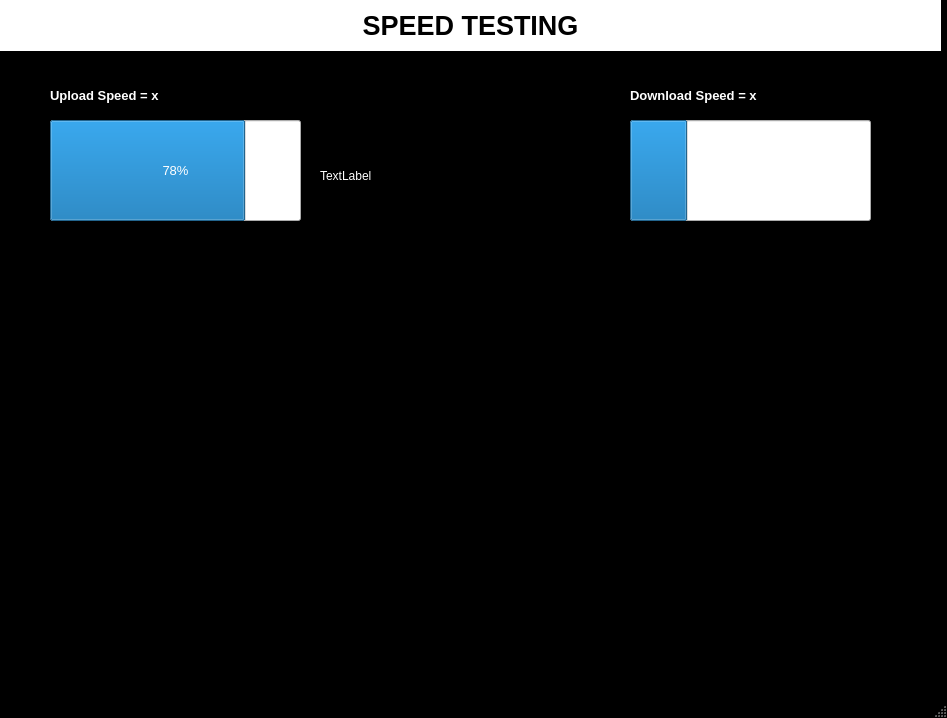
<?xml version="1.0" encoding="UTF-8"?>
<ui version="4.0">
 <class>MainWindow</class>
 <widget class="QMainWindow" name="MainWindow">
  <property name="geometry">
   <rect>
    <x>0</x>
    <y>0</y>
    <width>947</width>
    <height>718</height>
   </rect>
  </property>
  <property name="windowTitle">
   <string>MainWindow</string>
  </property>
  <property name="styleSheet">
   <string notr="true">QMainWindow{
background-color : black
}</string>
  </property>
  <widget class="QWidget" name="centralwidget">
   <widget class="PlotWidget" name="graphWidget" native="true">
    <property name="geometry">
     <rect>
      <x>50</x>
      <y>320</y>
      <width>841</width>
      <height>331</height>
     </rect>
    </property>
    <property name="styleSheet">
     <string notr="true">PlotWidget{
background-color:black
}</string>
    </property>
   </widget>
   <widget class="QLabel" name="label">
    <property name="geometry">
     <rect>
      <x>0</x>
      <y>0</y>
      <width>941</width>
      <height>51</height>
     </rect>
    </property>
    <property name="font">
     <font>
      <pointsize>20</pointsize>
      <weight>75</weight>
      <bold>true</bold>
     </font>
    </property>
    <property name="styleSheet">
     <string notr="true">QLabel{
background-color:white
}</string>
    </property>
    <property name="text">
     <string>SPEED TESTING</string>
    </property>
    <property name="alignment">
     <set>Qt::AlignCenter</set>
    </property>
   </widget>
   <widget class="QProgressBar" name="progressBar">
    <property name="geometry">
     <rect>
      <x>50</x>
      <y>120</y>
      <width>251</width>
      <height>101</height>
     </rect>
    </property>
    <property name="font">
     <font>
      <pointsize>10</pointsize>
     </font>
    </property>
    <property name="styleSheet">
     <string notr="true">QProgressBar{
color:white
}</string>
    </property>
    <property name="value">
     <number>78</number>
    </property>
   </widget>
   <widget class="QProgressBar" name="progressBar_2">
    <property name="geometry">
     <rect>
      <x>630</x>
      <y>120</y>
      <width>241</width>
      <height>101</height>
     </rect>
    </property>
    <property name="font">
     <font>
      <pointsize>10</pointsize>
     </font>
    </property>
    <property name="styleSheet">
     <string notr="true">QProgressBar{
color:white
}</string>
    </property>
    <property name="value">
     <number>24</number>
    </property>
   </widget>
   <widget class="QLabel" name="label_2">
    <property name="geometry">
     <rect>
      <x>50</x>
      <y>80</y>
      <width>171</width>
      <height>31</height>
     </rect>
    </property>
    <property name="font">
     <font>
      <pointsize>10</pointsize>
      <weight>75</weight>
      <bold>true</bold>
     </font>
    </property>
    <property name="styleSheet">
     <string notr="true">QLabel{
color:white
}</string>
    </property>
    <property name="text">
     <string>Upload Speed = x</string>
    </property>
   </widget>
   <widget class="QLabel" name="label_3">
    <property name="geometry">
     <rect>
      <x>630</x>
      <y>80</y>
      <width>191</width>
      <height>31</height>
     </rect>
    </property>
    <property name="font">
     <font>
      <pointsize>10</pointsize>
      <weight>75</weight>
      <bold>true</bold>
     </font>
    </property>
    <property name="styleSheet">
     <string notr="true">QLabel{
color:white
}</string>
    </property>
    <property name="text">
     <string>Download Speed = x</string>
    </property>
   </widget>
   <widget class="QLabel" name="label_5">
    <property name="geometry">
     <rect>
      <x>320</x>
      <y>110</y>
      <width>241</width>
      <height>131</height>
     </rect>
    </property>
    <property name="styleSheet">
     <string notr="true">QLabel{
color:white
}</string>
    </property>
    <property name="text">
     <string>TextLabel</string>
    </property>
   </widget>
  </widget>
  <widget class="QStatusBar" name="statusbar"/>
 </widget>
 <customwidgets>
  <customwidget>
   <class>PlotWidget</class>
   <extends>QWidget</extends>
   <header location="global">pyqtgraph</header>
   <container>1</container>
  </customwidget>
 </customwidgets>
 <resources/>
 <connections/>
</ui>
